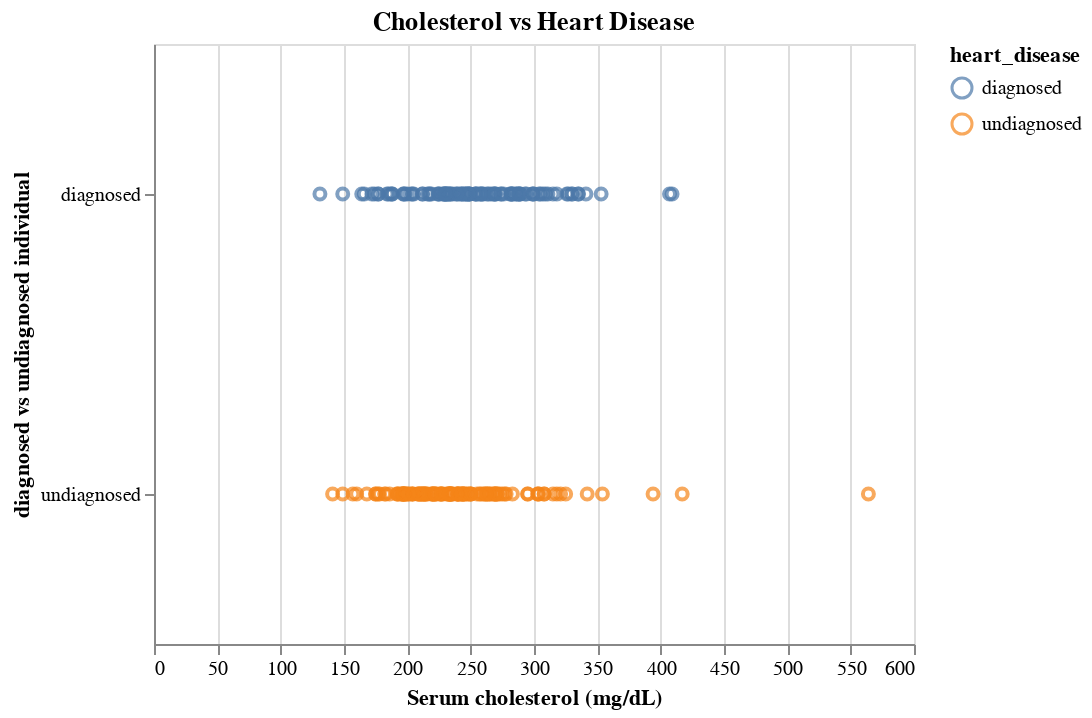

Notebook cell for this chart:
### Markdown cell above
There seems to be little to no direct correlation between resting blood pressure apon hospital admission and heart disease.

### Code cell
cholesterol_graph = (
    alt.Chart(heart_disease_train, title = "Cholesterol vs Heart Disease") 
    .mark_point()
    .encode(
        x=alt.X("cholesterol", title = "Serum cholesterol (mg/dL)"), 
        y=alt.Y("heart_disease", title= "diagnosed vs undiagnosed individual"), color="heart_disease"
    ).properties(width=380, height=300)
)
cholesterol_graph

### Figure 1 — Vega-Lite specification as saved in the notebook (floating-point values rounded to 4 significant figures; data arrays with more than 128 entries replaced by an {"elided": "..."} marker saying what was removed)
{"config": {"view": {"continuousWidth": 400, "continuousHeight": 300}}, "data": {"name": "data-e8be98d29bf1aaae613e1cb62a5d1acf"}, "mark": "point", "encoding": {"color": {"field": "heart_disease", "type": "nominal"}, "x": {"field": "cholesterol", "title": "Serum cholesterol (mg/dL)", "type": "quantitative"}, "y": {"field": "heart_disease", "title": "diagnosed vs undiagnosed individual", "type": "nominal"}}, "height": 300, "title": "Cholesterol vs Heart Disease", "width": 380, "$schema": "https://vega.github.io/schema/vega-lite/v4.17.0.json", "datasets": {"data-e8be98d29bf1aaae613e1cb62a5d1acf": {"elided": "227 records"}}}
